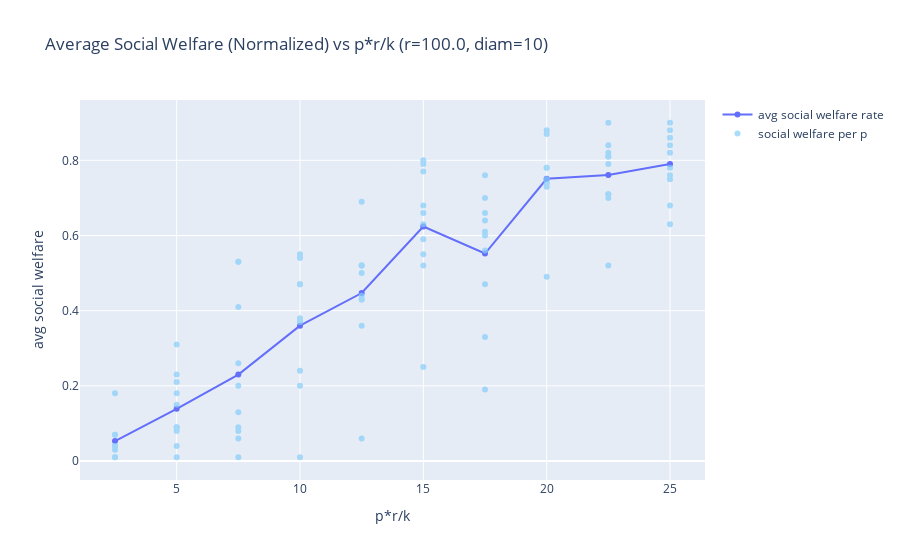
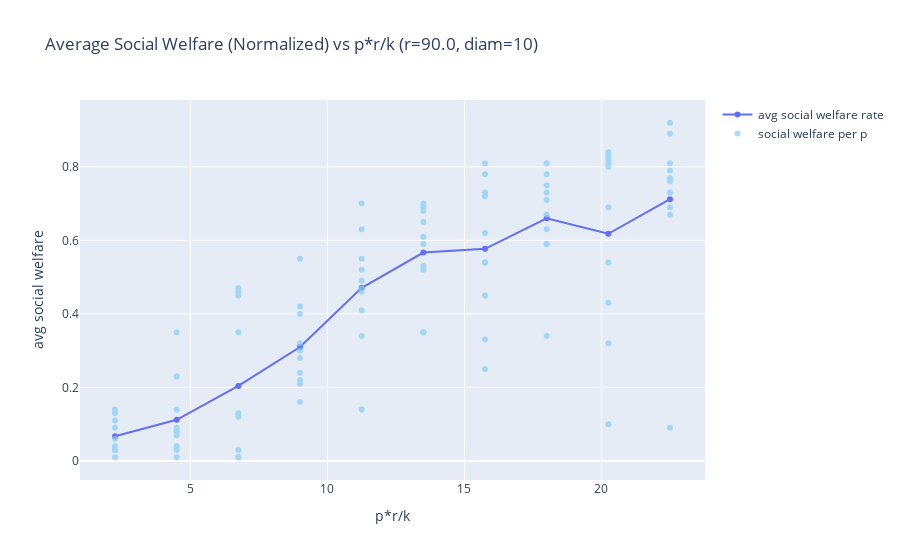
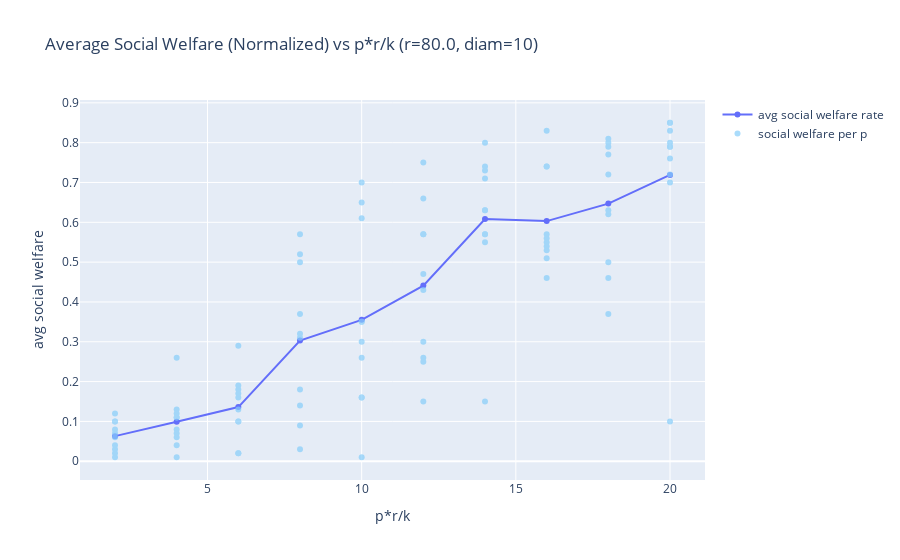
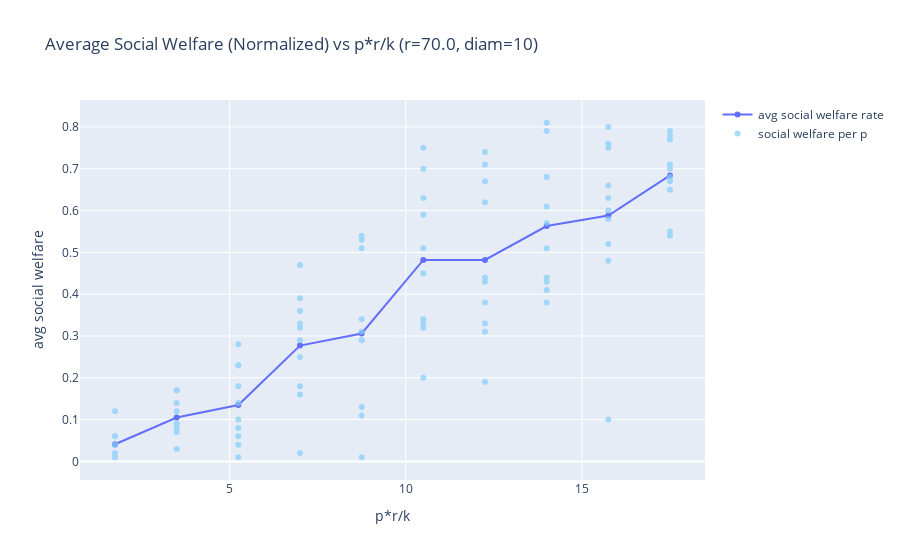

Here is the notebook cell these charts were saved with, in order:
### Markdown cell above
## Powerlaw distributed resources

### Code cell
run_sim(num_vertices, regularity, create_ws, True)
